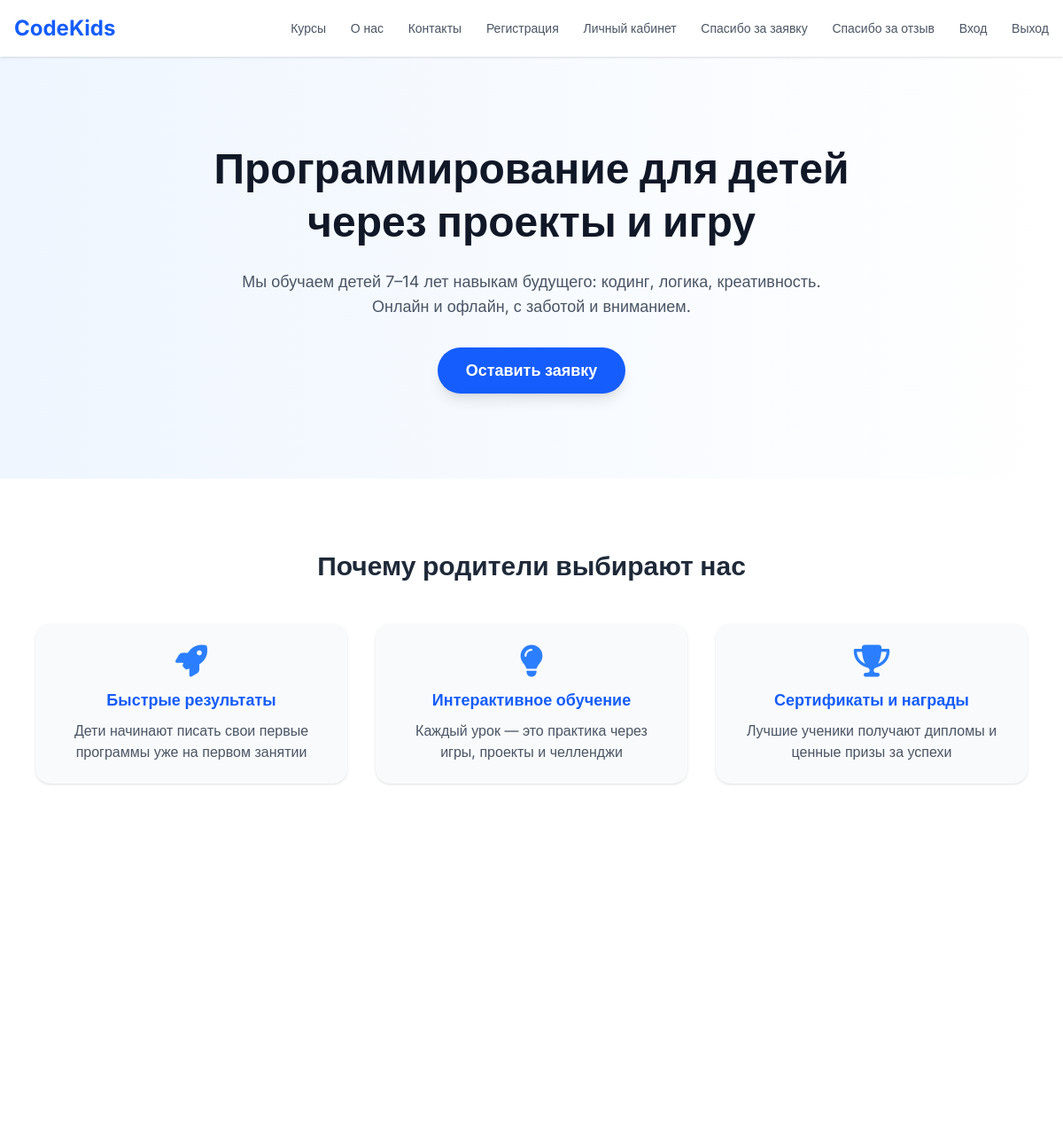
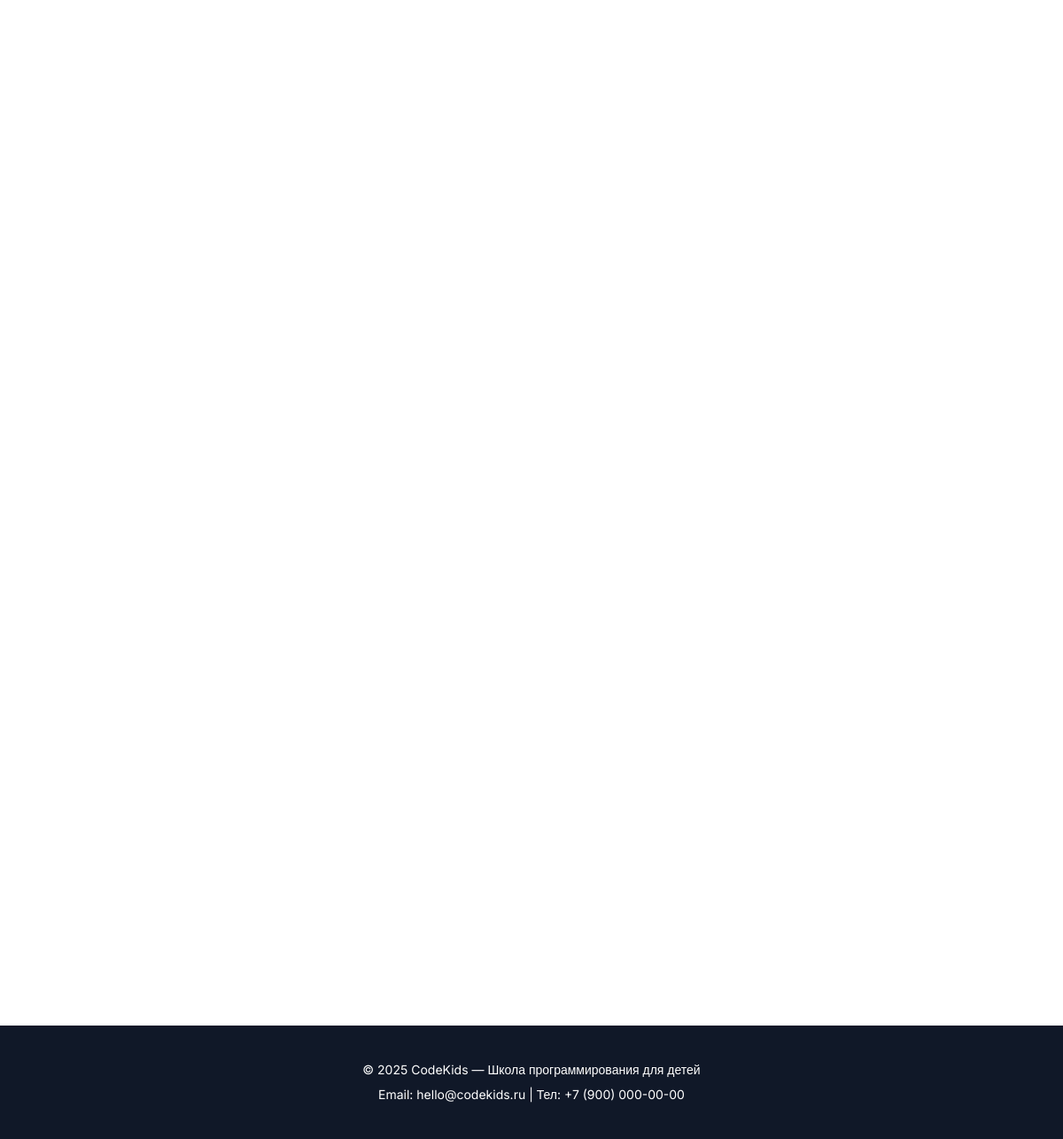
The page / on the database its author committed (2 pictures, top to bottom).
### info/models.py (models this page shows, shortened)
class Hero(models.Model):
    top_text = models.CharField(max_length=100, verbose_name='Верхняя часть основного текста', default='')
    bottom_text = models.CharField(max_length=100, verbose_name='Нижняя часть основного текста', default='')
    description = models.CharField(max_length=200, verbose_name='Описание')
    class Meta:
        verbose_name = "Hero-блок"
        verbose_name_plural = "Hero-блок"

class Feature(models.Model):
    FEATURE_ICONS = [
        ('rocket', 'Скорость 🚀 (rocket)'),
        ('lightbulb', 'Идеи и творчество 💡 (lightbulb)'),
        ('trophy', 'Достижения и награды 🏆 (trophy)'),
        ('star', 'Отличные результаты ⭐ (star)'),
        ('heart', 'Любовь к обучению ❤️ (heart)'),
        ('thumbs-up', 'Уверенность 👍 (thumbs-up)'),
        ('bolt', 'Энергия и мотивация ⚡ (bolt)'),
        ('award', 'Признание 🥇 (award)'),
        ('shield-alt', 'Безопасность 🛡️ (shield-alt)'),
        ('play', 'Игровой подход 🎮 (play)'),
        ('upload', 'Рост навыков ⬆️ (upload)'),
        ('check', 'Гарантия качества ✔️ (check)'),
        ('book', 'База знаний 📚 (book)'),
        ('code', 'Программирование 👨‍💻 (code)'),
        ('brain', 'Развитие мышления 🧠 (brain)'),
        ('puzzle-piece', 'Решение задач 🧩 (puzzle-piece)'),
        ('users', 'Дружное сообщество 👥 (users)'),
        ('chalkboard-teacher', 'Опытные наставники 👩‍🏫 (chalkboard-teacher)'),
    ]
    title = models.CharField(max_length=50, verbose_name='Название')
    description = models.CharField(max_length=100, verbose_name='Описание')
    icon = models.CharField(max_length=20, choices=FEATURE_ICONS, verbose_name='Иконка')
    class Meta:
        verbose_name = "преимущество"
        verbose_name_plural = "Преимущества"

### pages/views.py (the view)
# urls.py: 2. Add a URL to urlpatterns:  path('', views.home, name='home')
def home(request):
    hero = Hero.objects.first()
    hit_courses = Course.objects.filter(is_hit=True)
    features = Feature.objects.all()
    return render(request, 'pages/home.html', {
        'hero': hero,
        'features': features,
        'courses': hit_courses,
    })

### templates/pages/home.html (shortened to what this page needs)
{% extends 'base.html' %}
{% block content %}
<main>
    <section class="bg-gradient-to-r from-blue-50 to-white py-24 fade-in">
        <div class="max-w-5xl mx-auto px-4 text-center">
            <h2 class="text-4xl sm:text-5xl font-bold text-gray-900 leading-tight mb-6">
                {{ hero.top_text }}<br class="hidden sm:block"/>
                {{ hero.bottom_text }}
            </h2>
            <p class="text-lg text-gray-600 mb-8 max-w-2xl mx-auto">
                {{ hero.description }}
            </p>
            <a href="#form"
               class="inline-block bg-blue-600 hover:bg-blue-700 text-white text-lg font-semibold px-8 py-3 rounded-full transition-all shadow-lg hover:shadow-xl">
                Оставить заявку
            </a>
        </div>
    </section>
    <section id="about" class="py-20 bg-white fade-in">
        <div class="max-w-6xl mx-auto px-4 text-center">
            <h3 class="text-3xl font-semibold mb-12 text-gray-800">Почему родители выбирают нас</h3>
            <div class="grid grid-cols-1 md:grid-cols-3 gap-8">
                {% for feature in features %}
                {% include 'partials/feature_card.html' %}
                {% endfor %}
            </div>
        </div>
    </section>
</main>
{% endblock %}

### templates/base.html (shortened to what this page needs)
{% load static %}
<!DOCTYPE html>
<html lang="ru">
<head>
    <link rel="stylesheet" href="https://cdnjs.cloudflare.com/ajax/libs/font-awesome/6.5.0/css/all.min.css"/>
    <script src="https://cdn.jsdelivr.net/npm/@tailwindcss/browser@4"></script>
</head>
<body class="text-gray-800 bg-white scroll-smooth">
{% include 'header.html' %}
{% block content %}{% endblock %}
{% include 'footer.html' %}
</body>
</html>

### templates/header.html
<header class="bg-white shadow-sm sticky top-0 z-50">
    <div class="max-w-7xl mx-auto px-4 py-4 flex justify-between items-center">
        <a href="{% url 'home' %}"><h1 class="text-2xl font-bold text-blue-600">CodeKids</h1></a>
        <nav class="space-x-6 text-sm font-medium">
            <a href="{% url 'courses' %}" class="text-gray-600 hover:text-blue-600 transition">Курсы</a>
            <a href="{% url 'about' %}" class="text-gray-600 hover:text-blue-600 transition">О нас</a>
            <a href="{% url 'contacts' %}" class="text-gray-600 hover:text-blue-600 transition">Контакты</a>
            <a href="{% url 'register' %}" class="text-gray-600 hover:text-blue-600 transition">Регистрация</a>
            <a href="{% url 'dashboard' %}" class="text-gray-600 hover:text-blue-600 transition">Личный кабинет</a>
            <a href="{% url 'thanks' 'application' %}" class="text-gray-600 hover:text-blue-600 transition">Спасибо за заявку</a>
            <a href="{% url 'thanks' 'feedback' %}" class="text-gray-600 hover:text-blue-600 transition">Спасибо за отзыв</a>
            <a href="{% url 'login' %}" class="text-gray-600 hover:text-blue-600 transition">Вход</a>
            <a href="#" class="text-gray-600 hover:text-blue-600 transition">Выход</a>
        </nav>
    </div>
</header>

### templates/partials/feature_card.html
<div class="bg-gray-50 p-6 rounded-2xl shadow-sm hover:shadow-md transition">
    <div class="mb-3 flex justify-center">
        <i class="fas fa-{{ feature.icon }} text-4xl text-blue-500"></i>
    </div>
    <h4 class="text-lg font-semibold mb-2 text-blue-600 text-center">{{ feature.title }}</h4>
    <p class="text-gray-600 text-center">{{ feature.description }}</p>
</div>

### templates/footer.html
<footer class="bg-gray-900 text-white py-10">
    <div class="max-w-6xl mx-auto px-4 text-center">
        <p class="text-sm mb-2">© 2025 CodeKids — Школа программирования для детей</p>
        <p class="text-sm">Email: hello@codekids.ru | Тел: +7 (900) 000-00-00</p>
    </div>
</footer>

### templates/base.html (style rules this page uses)
body { font-family: 'Inter', sans-serif; }
.fade-in { opacity: 0; transform: translateY(20px); transition: opacity 0.6s ease-out, transform 0.6s ease-out; }
.fade-in.visible { opacity: 1; transform: none; }

### rows shown on the page
Hero: top_text "Программирование для детей", bottom_text "через проекты и игру", description "Мы обучаем детей 7–14 лет навыкам будущего: кодинг, логика, креативность. Онлайн и офлайн, с заботой и вниманием."
Feature: title "Быстрые результаты", description "Дети начинают писать свои первые программы уже на первом занятии"
Feature: title "Интерактивное обучение", description "Каждый урок — это практика через игры, проекты и челленджи"
Feature: title "Сертификаты и награды", description "Лучшие ученики получают дипломы и ценные призы за успехи"
